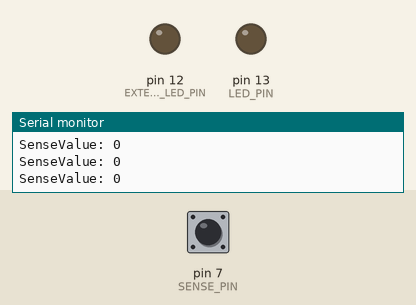
Recording of a sketch running on a simulated Arduino Uno, built with avr-gcc and run on an emulated ATmega328P. On the bench: output pins drawn as LEDs (lit = HIGH), the last lines printed to the serial monitor. Dashed ring = blinking. The inputs (shaded band) are chosen by the test bench; at power-on: pin 7 (SENSE_PIN) LOW.

Above: at 2.2 s.
2.3 s: pin 7 (SENSE_PIN) driven HIGH
At 3.5 s:
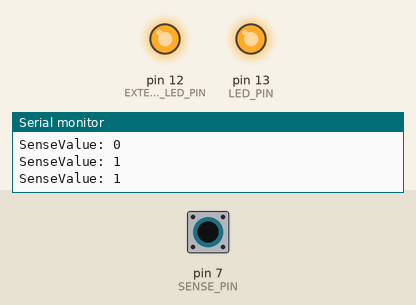
3.8 s: pin 7 (SENSE_PIN) driven LOW
At 5.2 s:
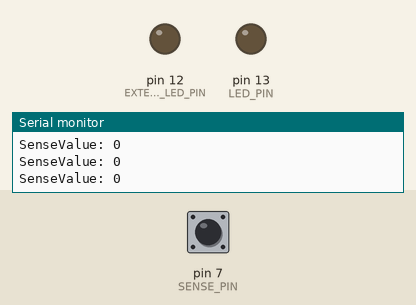
6.8 s: pin 7 (SENSE_PIN) pulsed HIGH 5 times (0.12 s each, 0.3 s apart)
At 7.6 s:
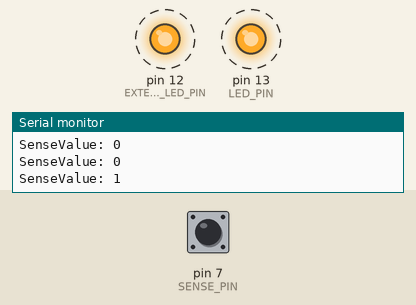
11.3 s: pin 7 (SENSE_PIN) pulsed HIGH 5 times (0.12 s each, 0.3 s apart)
At 12.1 s:
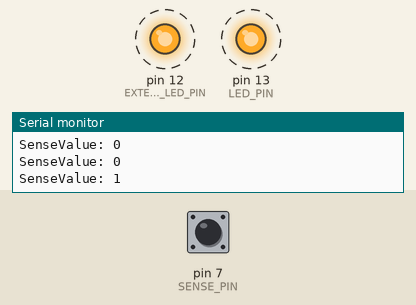
Timing chart, 0 to 15.0 s (numbered marks = the images above; inputs shaded):
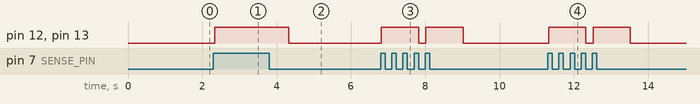

Measured:
- after the input at 2.3 s, pin 12 (EXTERNAL_LED_PIN), pin 13 (LED_PIN): LOW → HIGH at once
- after the input at 3.8 s, pin 12 (EXTERNAL_LED_PIN), pin 13 (LED_PIN): HIGH → LOW after 0.53 s
- after the input at 6.8 s, pin 12 (EXTERNAL_LED_PIN), pin 13 (LED_PIN): alternates HIGH for 1.0 s and LOW for 0.20 s, 4 changes in all, then stays LOW, starting at once
- after the input at 11.3 s, pin 12 (EXTERNAL_LED_PIN), pin 13 (LED_PIN): alternates HIGH for 1.0 s and LOW for 0.20 s, 4 changes in all, then stays LOW, starting at once

The sketch:

MotionIlluminator-Uno.ino
```cpp
/** Motion Illuminator LED ****************************************************/

#define DEBUG_MODE
//#undef DEBUG_MODE

#ifdef DEBUG_MODE
#include <SPI.h>
#endif

#define SENSE_PIN 7 // Input pin for HC-SR501
#define LED_PIN 13 // Output LED pin
#define EXTERNAL_LED_PIN 12 // Output LED pin

#define DELAY_BOOT 1000
#define DELAY_WAIT 1000

/******************************************************************************/

int SenseValue;

/******************************************************************************/

void setup() {

  #ifdef DEBUG_MODE
  Serial.begin( 9600 );
  while ( !Serial );
  Serial.println( "" );
  Serial.println( "Initializing..." );
  #endif

  pinMode( SENSE_PIN, INPUT );
  pinMode( LED_PIN, OUTPUT );
  pinMode( EXTERNAL_LED_PIN, OUTPUT );

  digitalWrite( LED_PIN, LOW );
  digitalWrite( EXTERNAL_LED_PIN, LOW );

  SenseValue = 0;

  delay( DELAY_BOOT );

  #ifdef DEBUG_MODE
  Serial.println( "Ready." );
  #endif

}

/******************************************************************************/

void loop() {

  SenseValue = digitalRead( SENSE_PIN );

  if ( SenseValue == 1 ) {

    #ifdef DEBUG_MODE
    debug_message( "SenseValue", SenseValue );
    #endif

    digitalWrite( LED_PIN, HIGH );
    digitalWrite( EXTERNAL_LED_PIN, HIGH );

    delay( DELAY_WAIT );

  } else {

    #ifdef DEBUG_MODE
    debug_message( "SenseValue", SenseValue );
    #endif

    digitalWrite( LED_PIN, LOW );
    digitalWrite( EXTERNAL_LED_PIN, LOW );

  }

  SenseValue = 0;

}

/******************************************************************************/

#ifdef DEBUG_MODE
void debug_message( char Label[], int Value ) {
  Serial.print( Label );
  Serial.print( ": " );
  Serial.println( Value );
}
#endif

/******************************************************************************/
```
